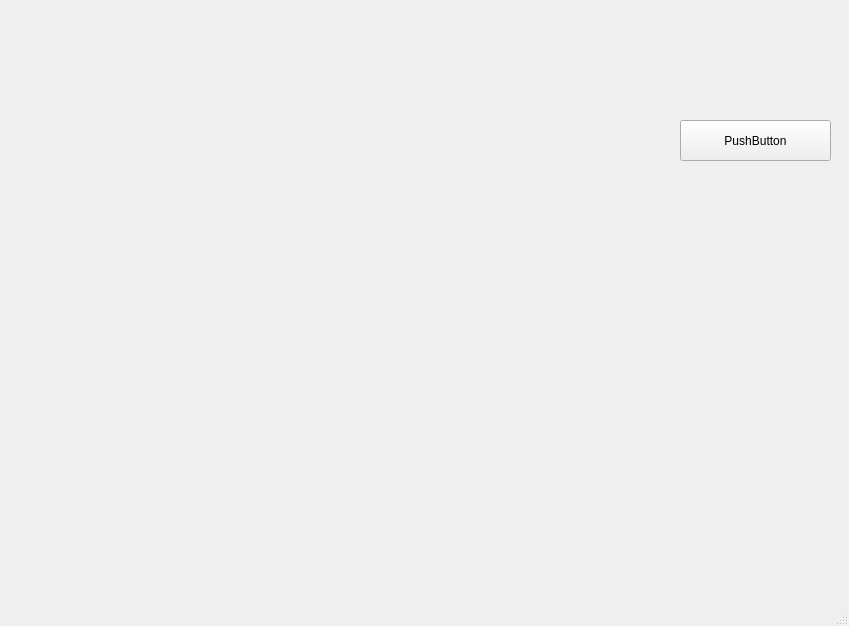
<?xml version="1.0" encoding="UTF-8"?>
<ui version="4.0">
 <class>MainWindow</class>
 <widget class="QMainWindow" name="MainWindow">
  <property name="geometry">
   <rect>
    <x>0</x>
    <y>0</y>
    <width>849</width>
    <height>626</height>
   </rect>
  </property>
  <property name="windowTitle">
   <string>MainWindow</string>
  </property>
  <widget class="QWidget" name="centralwidget">
   <widget class="QWidget" name="widget" native="true">
    <property name="geometry">
     <rect>
      <x>620</x>
      <y>20</y>
      <width>221</width>
      <height>551</height>
     </rect>
    </property>
    <widget class="QPushButton" name="pushButton">
     <property name="geometry">
      <rect>
       <x>60</x>
       <y>100</y>
       <width>151</width>
       <height>41</height>
      </rect>
     </property>
     <property name="text">
      <string>PushButton</string>
     </property>
    </widget>
   </widget>
   <widget class="QWidget" name="widget_2" native="true">
    <property name="geometry">
     <rect>
      <x>10</x>
      <y>20</y>
      <width>601</width>
      <height>551</height>
     </rect>
    </property>
   </widget>
  </widget>
  <widget class="QMenuBar" name="menubar">
   <property name="geometry">
    <rect>
     <x>0</x>
     <y>0</y>
     <width>849</width>
     <height>23</height>
    </rect>
   </property>
  </widget>
  <widget class="QStatusBar" name="statusbar"/>
 </widget>
 <resources/>
 <connections/>
</ui>
